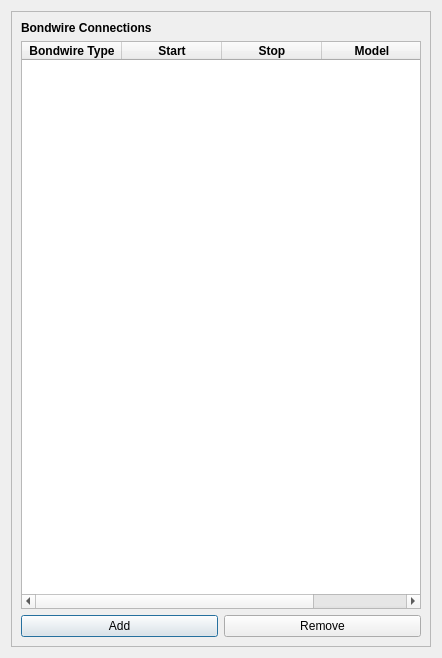
<?xml version="1.0" encoding="UTF-8"?>
<ui version="4.0">
 <class>Bondwire_setup</class>
 <widget class="QDialog" name="Bondwire_setup">
  <property name="geometry">
   <rect>
    <x>0</x>
    <y>0</y>
    <width>442</width>
    <height>658</height>
   </rect>
  </property>
  <property name="windowTitle">
   <string>BondwireSetup</string>
  </property>
  <layout class="QGridLayout" name="gridLayout_2">
   <item row="0" column="0">
    <widget class="QFrame" name="frame">
     <property name="frameShape">
      <enum>QFrame::StyledPanel</enum>
     </property>
     <property name="frameShadow">
      <enum>QFrame::Raised</enum>
     </property>
     <layout class="QGridLayout" name="gridLayout">
      <item row="0" column="0">
       <widget class="QLabel" name="label_2">
        <property name="font">
         <font>
          <weight>75</weight>
          <bold>true</bold>
         </font>
        </property>
        <property name="text">
         <string>Bondwire Connections</string>
        </property>
       </widget>
      </item>
      <item row="1" column="0">
       <widget class="QTableWidget" name="tbl_bw_connection">
        <column>
         <property name="text">
          <string>Bondwire Type</string>
         </property>
         <property name="font">
          <font>
           <weight>75</weight>
           <bold>true</bold>
          </font>
         </property>
        </column>
        <column>
         <property name="text">
          <string>Start</string>
         </property>
         <property name="font">
          <font>
           <weight>75</weight>
           <bold>true</bold>
          </font>
         </property>
        </column>
        <column>
         <property name="text">
          <string>Stop</string>
         </property>
         <property name="font">
          <font>
           <weight>75</weight>
           <bold>true</bold>
          </font>
         </property>
        </column>
        <column>
         <property name="text">
          <string>Model</string>
         </property>
         <property name="font">
          <font>
           <weight>75</weight>
           <bold>true</bold>
          </font>
         </property>
        </column>
       </widget>
      </item>
      <item row="2" column="0">
       <layout class="QHBoxLayout" name="horizontalLayout">
        <item>
         <widget class="QPushButton" name="btn_add">
          <property name="text">
           <string>Add</string>
          </property>
         </widget>
        </item>
        <item>
         <widget class="QPushButton" name="btn_remove">
          <property name="text">
           <string>Remove</string>
          </property>
         </widget>
        </item>
       </layout>
      </item>
     </layout>
    </widget>
   </item>
  </layout>
 </widget>
 <resources/>
 <connections/>
</ui>
